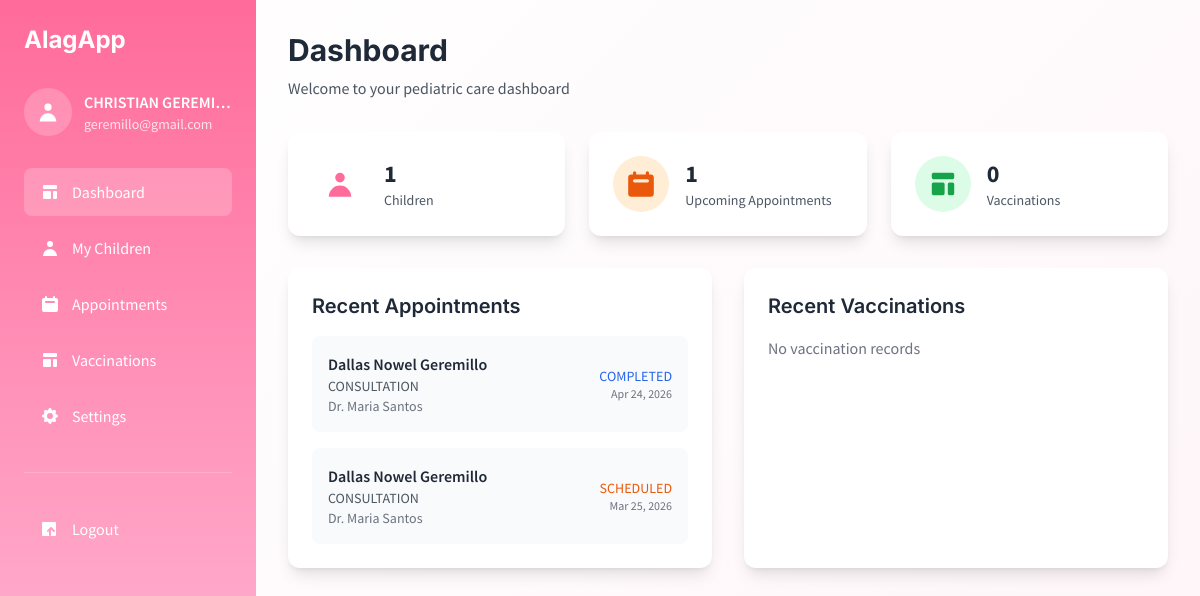
The app's page /parent-dashboard.php (signed in) with its own data.
### tables this page shows
CREATE TABLE `appointments` (
  `id` int(10) UNSIGNED NOT NULL,
  `patient_id` int(10) UNSIGNED NOT NULL,
  `doctor_id` int(10) UNSIGNED NOT NULL,
  `appointment_date` date NOT NULL,
  `appointment_time` time NOT NULL,
  `end_time` time DEFAULT NULL,
  `type` enum('CONSULTATION','VACCINATION','CHECKUP','FOLLOW_UP','EMERGENCY','OTHER') NOT NULL DEFAULT 'CONSULTATION',
  `status` enum('SCHEDULED','CONFIRMED','IN_PROGRESS','COMPLETED','CANCELLED','NO_SHOW','WAITLISTED') NOT NULL DEFAULT 'SCHEDULED',
  `reason` text DEFAULT NULL,
  `notes` text DEFAULT NULL,
  `duration` int(10) UNSIGNED NOT NULL DEFAULT 30 COMMENT 'in minutes',
  `cancellation_reason` text DEFAULT NULL,
  `cancelled_at` timestamp NULL DEFAULT NULL,
  `created_by` int(10) UNSIGNED NOT NULL,
  `created_at` timestamp NOT NULL DEFAULT current_timestamp(),
  `updated_at` timestamp NOT NULL DEFAULT current_timestamp() ON UPDATE current_timestamp()
);

CREATE TABLE `patients` (
  `id` int(10) UNSIGNED NOT NULL,
  `parent_id` int(10) UNSIGNED NOT NULL,
  `first_name` varchar(50) NOT NULL,
  `last_name` varchar(50) NOT NULL,
  `date_of_birth` date NOT NULL,
  `gender` enum('MALE','FEMALE','OTHER') NOT NULL,
  `blood_type` enum('A+','A-','B+','B-','AB+','AB-','O+','O-') DEFAULT NULL,
  `height` decimal(5,2) DEFAULT NULL COMMENT 'in cm',
  `weight` decimal(5,2) DEFAULT NULL COMMENT 'in kg',
  `allergies` text DEFAULT NULL,
  `medical_conditions` text DEFAULT NULL,
  `special_notes` text DEFAULT NULL,
  `profile_picture` varchar(255) DEFAULT NULL,
  `created_at` timestamp NOT NULL DEFAULT current_timestamp(),
  `updated_at` timestamp NOT NULL DEFAULT current_timestamp() ON UPDATE current_timestamp()
);

CREATE TABLE `users` (
  `id` int(10) UNSIGNED NOT NULL,
  `first_name` varchar(50) NOT NULL,
  `last_name` varchar(50) NOT NULL,
  `email` varchar(100) NOT NULL,
  `phone` varchar(20) DEFAULT NULL,
  `password` varchar(255) NOT NULL,
  `user_type` enum('PARENT','DOCTOR','DOCTOR_OWNER','ADMIN') NOT NULL DEFAULT 'PARENT',
  `status` enum('active','inactive','suspended','pending') NOT NULL DEFAULT 'active',
  `date_of_birth` date DEFAULT NULL,
  `gender` enum('MALE','FEMALE','OTHER') DEFAULT NULL,
  `address` text DEFAULT NULL,
  `emergency_contact_name` varchar(100) DEFAULT NULL,
  `emergency_contact_phone` varchar(20) DEFAULT NULL,
  `profile_picture` varchar(255) DEFAULT NULL,
  `specialization` varchar(100) DEFAULT NULL,
  `license_number` varchar(50) DEFAULT NULL,
  `years_of_experience` int(10) UNSIGNED DEFAULT NULL,
  `email_verified_at` timestamp NULL DEFAULT NULL,
  `email_verification_token` varchar(64) DEFAULT NULL,
  `password_reset_token` varchar(64) DEFAULT NULL,
  `password_reset_expires` timestamp NULL DEFAULT NULL,
  `two_factor_secret` varchar(255) DEFAULT NULL,
  `two_factor_enabled` tinyint(1) NOT NULL DEFAULT 0,
  `login_attempts` int(10) UNSIGNED NOT NULL DEFAULT 0,
  `locked_until` timestamp NULL DEFAULT NULL,
  `force_password_change` tinyint(1) NOT NULL DEFAULT 0,
  `last_login_at` timestamp NULL DEFAULT NULL,
  `last_login_ip` varchar(45) DEFAULT NULL,
  `created_at` timestamp NOT NULL DEFAULT current_timestamp(),
  `updated_at` timestamp NOT NULL DEFAULT current_timestamp() ON UPDATE current_timestamp()
);

### parent-dashboard.php (the view, shortened to what the rows shown need)
<?php
require 'db_connect.php';
$user_id = $_SESSION['user_id'];
$appointments_query = "SELECT a.*, p.first_name as child_first_name, p.last_name as child_last_name,
                              u.first_name as doctor_first_name, u.last_name as doctor_last_name
                       FROM appointments a
                       JOIN patients p ON a.patient_id = p.id
                       JOIN users u ON a.doctor_id = u.id
                       WHERE p.parent_id = ?
                       ORDER BY a.appointment_date DESC, a.appointment_time DESC";
$stmt = mysqli_prepare($conn, $appointments_query);
mysqli_stmt_bind_param($stmt, "i", $user_id);
mysqli_stmt_execute($stmt);
$appointments_result = mysqli_stmt_get_result($stmt);
$appointments = [];
while ($row = mysqli_fetch_assoc($appointments_result)) {
    $appointments[] = $row;
}
?>
<!DOCTYPE html>
<html lang="en">
<head>
    <script src="https://cdn.tailwindcss.com"></script>
</head>
<body class="bg-gray-50">
    <div class="flex min-h-screen">
        <div id="sidebar" class="sidebar w-64 text-white">
            <div class="p-4 md:p-6">
                <div class="flex justify-between items-center mb-6 md:mb-8">
                    <h1 class="text-xl md:text-2xl font-inter font-bold">AlagApp</h1>
                </div>
        </div>
    </div>
        <div class="main-content flex-1 overflow-auto min-h-screen">
            <div id="dashboard-section" class="section-content p-4 md:p-6 lg:p-8">
                <div class="mb-6 md:mb-8">
                    <h1 class="text-2xl md:text-3xl font-inter font-bold text-gray-800 mb-2">Dashboard</h1>
                </div>
                <div class="content-grid">
                    <div class="card-hover bg-white rounded-xl shadow-lg p-4 md:p-6">
                        <div class="space-y-3 md:space-y-4">
                            <?php if (count($appointments) > 0): ?>
                                <?php foreach (array_slice($appointments, 0, 5) as $appointment): ?>
                                    <div class="flex items-center justify-between p-3 md:p-4 bg-gray-50 rounded-lg">
                                        <div class="flex-1 min-w-0">
                                            <div class="font-semibold text-gray-800 text-sm md:text-base truncate">
                                                <?php echo htmlspecialchars($appointment['child_first_name'] . ' ' . $appointment['child_last_name']); ?>
                                            </div>
                                            <div class="text-xs md:text-sm text-gray-600 truncate"><?php echo htmlspecialchars($appointment['type']); ?></div>
                                            <div class="text-xs md:text-sm text-gray-500 truncate">
                                                Dr. <?php echo htmlspecialchars($appointment['doctor_first_name'] . ' ' . $appointment['doctor_last_name']); ?>
                                            </div>
                                        </div>
                                        <div class="text-right ml-2">
                                            <div class="text-xs md:text-sm font-medium <?php echo getStatusColor($appointment['status']); ?>">
                                                <?php echo htmlspecialchars($appointment['status']); ?>
                                            </div>
                                            <div class="text-xs text-gray-500">
                                                <?php echo date('M j, Y', strtotime($appointment['appointment_date'])); ?>
                                            </div>
                                        </div>
                                    </div>
                                <?php endforeach; ?>
                            <?php else: ?>
                                <p class="text-gray-500 text-sm md:text-base">No recent appointments</p>
                            <?php endif; ?>
                        </div>
                    </div>
                </div>
            </div>
        </div>
    </div>
</body>
</html>
<?php
function getStatusColor($status) {
    switch ($status) {
        case 'SCHEDULED': return 'text-orange-600';
        case 'COMPLETED': return 'text-blue-600';
    }
}
?>

### records on screen
appointments: patient.last_name "Dallas Nowel Geremillo", type "CONSULTATION", doctor.last_name "Maria Santos", status "COMPLETED", appointment_date "Apr 24, 2026"
appointments: patient.last_name "Dallas Nowel Geremillo", type "CONSULTATION", doctor.last_name "Maria Santos", status "SCHEDULED", appointment_date "Mar 25, 2026"

### other values on screen
$user_name "CHRISTIAN GEREMI…"
$user_email "geremillo@gmail.com"
count($children) "1"
$upcoming_count "1"
count($vaccinations) "0"
